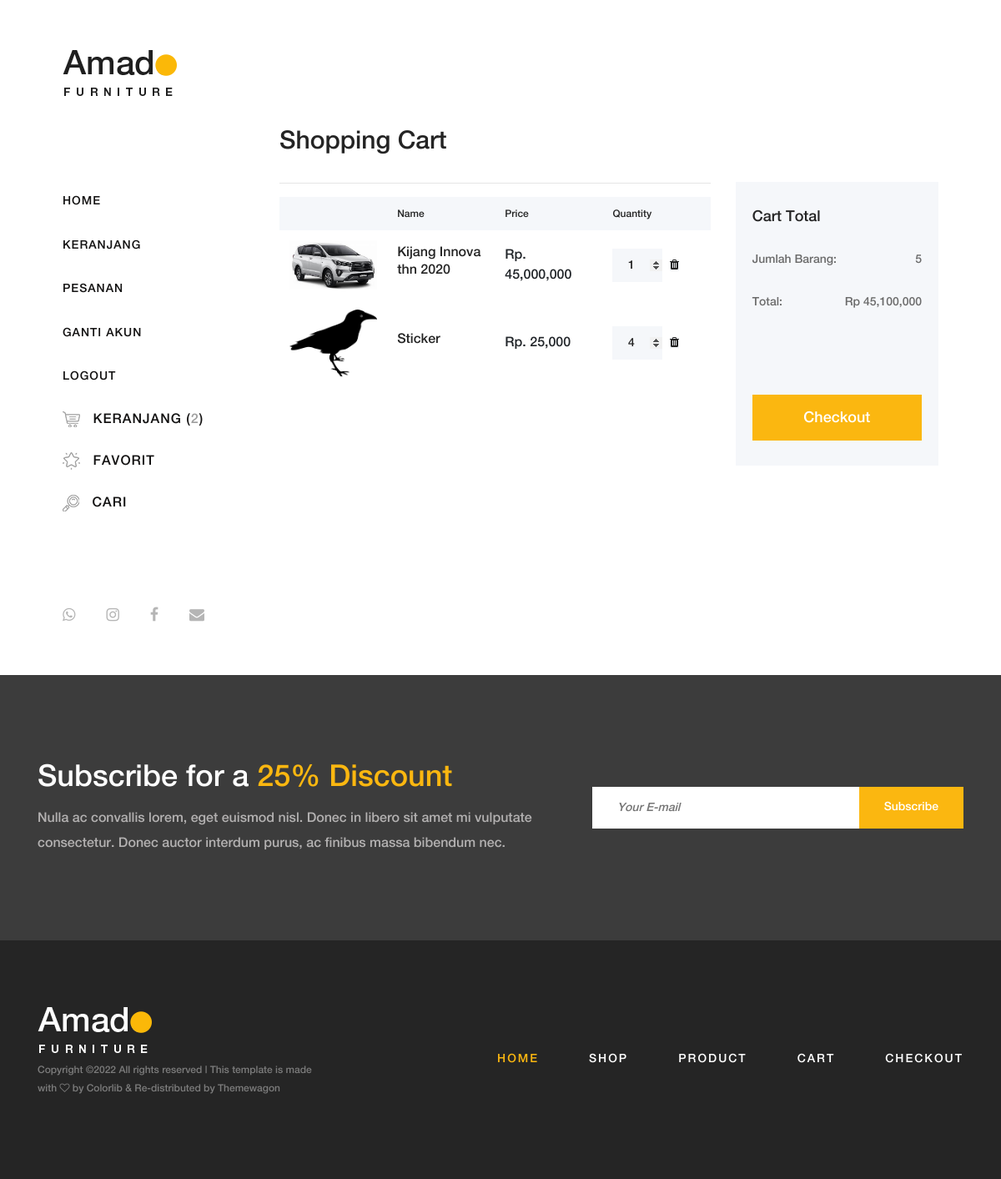
Page /user/cart.php (signed in) on the earlier database version.
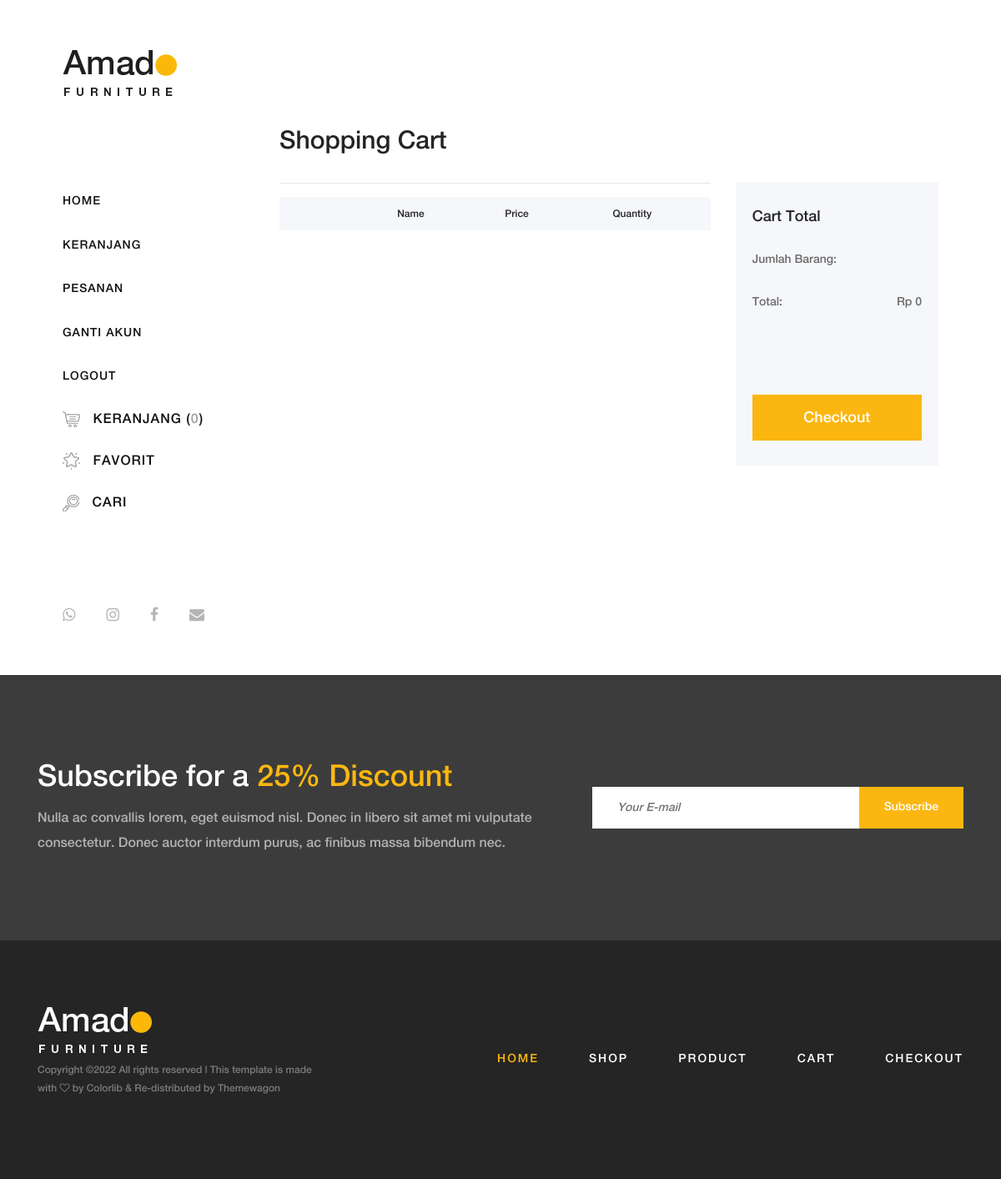
Same page on the later database version.
### tables this page shows
CREATE TABLE `barang` (
  `id` int(10) NOT NULL,
  `nama` varchar(40) NOT NULL,
  `stok` int(5) NOT NULL,
  `harga` int(15) NOT NULL,
  `berat` varchar(12) NOT NULL,
  `kategori_id` varchar(20) NOT NULL,
  `image` varchar(500) NOT NULL,
  `detail` varchar(300) NOT NULL
);

CREATE TABLE `cart` (
  `id` int(11) NOT NULL,
  `user_id` int(11) NOT NULL,
  `id_produk` int(11) NOT NULL,
  `qty` int(11) NOT NULL
);

### user/fdatatk.php (called while the page is built, shortened)
<?php
include_once "connect.php";
function barang($query)
{
    global $connect;
    $result = mysqli_query($connect, $query);
    $array = [];
    while ($hi = mysqli_fetch_assoc($result)) {
        $array[] = $hi;
    }
    return $array;
}

### user/cart.php (the view, shortened to what the changed rows need)
<?php
include_once "fdatatk.php";
$uid = $_SESSION["uid"];
$cart = barang("SELECT b.nama, c.qty, b.image, b.harga, c.id, b.stok FROM user AS u INNER JOIN cart AS c ON c.user_id=u.id INNER JOIN barang AS b ON b.id=c.id_produk WHERE u.id='$uid'");
$res = mysqli_query($connect, "SELECT SUM(harga * qty) FROM user AS u INNER JOIN cart AS c ON c.user_id=u.id INNER JOIN barang AS b ON b.id=c.id_produk WHERE u.id='$uid'");
$row = mysqli_fetch_row($res);
$sum = $row[0];
$resj = mysqli_query($connect, "SELECT SUM(qty) FROM user AS u INNER JOIN cart AS c ON c.user_id=u.id INNER JOIN barang AS b ON b.id=c.id_produk WHERE u.id='$uid'");
$rowj = mysqli_fetch_row($resj);
$sumj = $rowj[0];
?>
<!DOCTYPE html>
<html lang="en">
<head>
    <link rel="stylesheet" href="css/core-style.css">
    <link rel="stylesheet" href="style.css">
</head>
<body>
    <div class="main-content-wrapper d-flex clearfix" id="cartList">
        <?php
        include_once "header.php";
        ?>
        <div class="cart-table-area section-padding-100">
            <div class="container-fluid">
                <div class="row">
                    <div class="col-12 col-lg-8">
                        <div class="cart-title mt-50">
                            <h2>Shopping Cart</h2>
                        </div>
                        <div class="cart-table clearfix">
                            <table class="table table-responsive">
                                <thead>
                                    <tr>
                                        <th></th>
                                        <th>Name</th>
                                        <th>Price</th>
                                        <th>Quantity</th>
                                    </tr>
                                </thead>
                                <tbody>
                                    <?php foreach ($cart as $carta) : ?>
                                        <tr>
                                            <td class=" cart_product_img">
                                                <a href="#"><img src="../admin/img/<?= $carta["image"] ?>" alt="Product"></a>
                                            </td>
                                            <td class="cart_product_desc">
                                                <h5><?= $carta["nama"] ?></h5>
                                            </td>
                                            <td class="price">
                                                <span>Rp. <?= number_format($carta["harga"]);  ?></span>
                                            </td>
                                            <td class=" qty">
                                                <div class="qty-btn d-flex">
                                                    <div class="quantity">
                                                        <input class=" qty" onblur="qty(this)" style="text-align:center;" id="<?php echo $carta['id']; ?>" type="number" value="<?php echo $carta['qty']; ?>" min="1" max="<?= $carta['stok'] ?>">
                                                        <a class="ml-1" href="hapuscart.php?id=<?= $carta["id"]; ?>" role="button" onclick="return confirm('Yakin ingin menghapus?')">
                                                            <p style="display: inline; padding: 0%;"><i class="fa fa-trash"></i></p>
                                                        </a>
                                                    </div>
                                                </div>
                                            </td>
                                        </tr>
                                    <?php endforeach; ?>
                                </tbody>
                            </table>
                        </div>
                    </div>
                    <div class="col-12 col-lg-4">
                        <div class="cart-summary">
                            <ul class="summary-table">
                                <li><span>Jumlah Barang:</span> <span><?= $sumj; ?></span></li>
                                <li><span>Total:</span> <span>Rp <?= number_format($sum); ?></span></li>
                            </ul>
                        </div>
                    </div>
                </div>
            </div>
        </div>
    </div>
    <?php
    include_once "info.php";
    ?>
</body>
</html>

### user/header.php (shortened to what the changed rows need)
<?php
include_once "connect.php";
$uid = $_SESSION["uid"];
$data_barang = mysqli_query($connect, "SELECT * FROM cart as c join user as u on c.user_id=u.id WHERE u.id='$uid'");
$jumlah_barang = mysqli_num_rows($data_barang);
?>
<header class="header-area clearfix">
    <div class="cart-fav-search mb-100">
        <a href="cart.php" class="cart-nav" style="letter-spacing: 1px;"><img src="img/core-img/cart.png" alt=""> Keranjang (<span><?= $jumlah_barang; ?></span>)</a>
    </div>
</header>

Differences in the rows shown:
removed barang: image (picture), nama "Kijang Innova thn 2020", harga "45,000,000", qty "1"
removed barang: image (picture), nama "Sticker", harga "25,000", qty "4"
Other differences:
$jumlah_barang: "2" → "0"
$sum: "45,100,000" → "0"
$sumj: "5" → (not shown)
